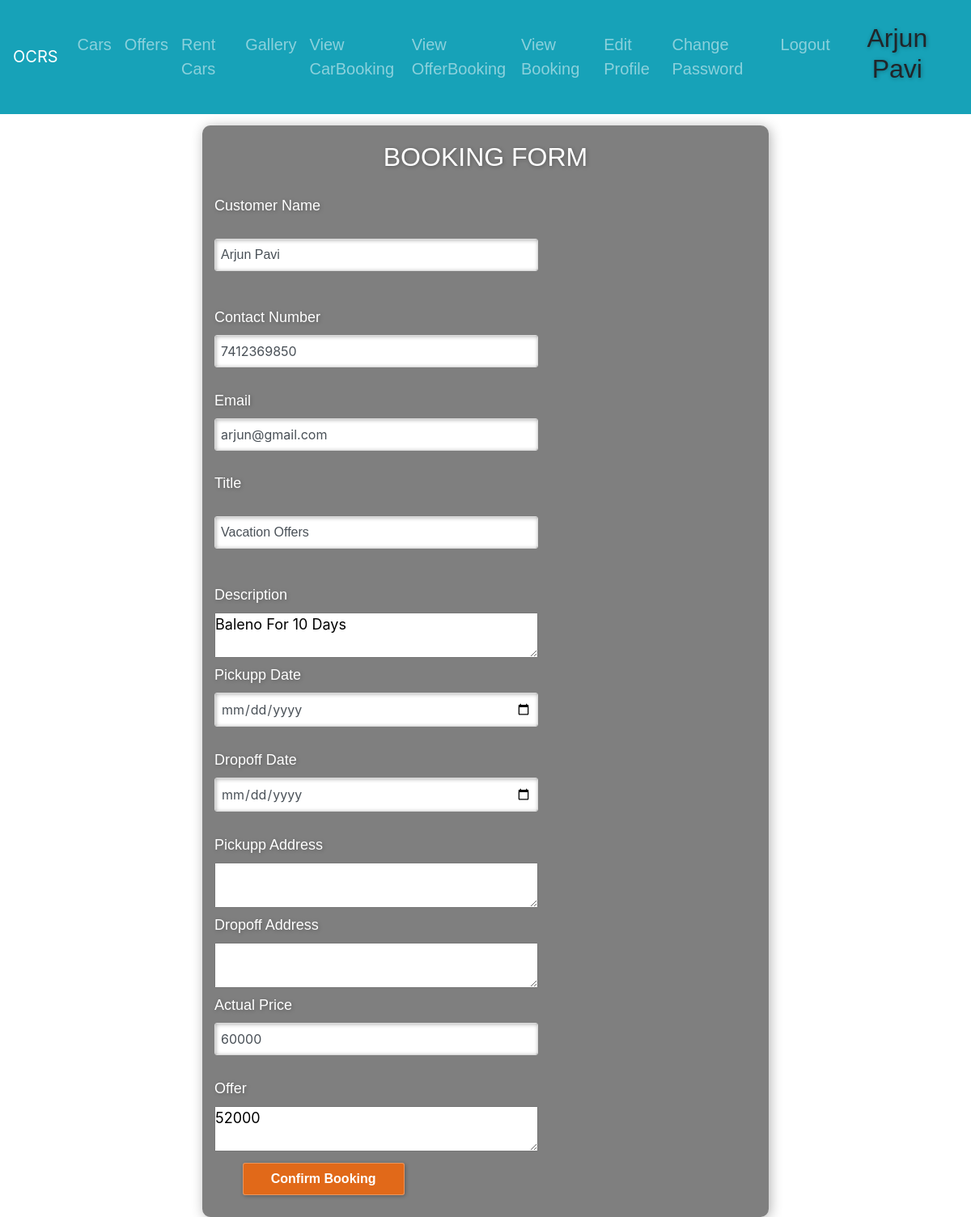
Screenshot of /offer_booking/7/ (signed in) with the database file from the repository.
### sample/models.py (models this page shows)
class User(AbstractUser):
    usertype = models.CharField(max_length=50,default=True)
    age = models.IntegerField(verbose_name="Age",default=0)
    address = models.CharField(max_length=100,default=True)
    ph = models.IntegerField(default=0)
    city = models.CharField(max_length=50,default=True)
    pincode = models.IntegerField(default=0)

class Offers(models.Model):
    title =models.CharField(max_length=200)
    description = models.TextField(max_length=100)
    image = models.FileField(upload_to='offers',max_length=300)
    actual_price = models.BigIntegerField()
    offer= models.BigIntegerField()

### sample/views.py (the view)
# urls.py: path('offer_booking/<int:id>/',offer_booking,name='offer_booking'),
def offer_booking(request,id):
    if request.method == 'POST':
        user = User.objects.get(pk=request.user.id)
        offer = Offers.objects.get(pk=id)
        book = OfferBooking()
        book.offers_id = offer.id
        book.user_id = user.id
        user.cname = request.POST.get('username')
        user.ph = request.POST.get('ph')
        user.email = request.POST.get('email')
        book.title = request.POST.get('title')
        book.description = request.POST.get('description')
        book.actual_price = request.POST.get('actual_price')
        book.offer = request.POST.get('offer')
        book.pickup_date = request.POST.get('pickup_date')
        book.dropoff_date = request.POST.get('dropoff_date')
        book.pickup_address = request.POST.get('pickup_address')
        book.dropoff_address = request.POST.get('dropoff_address')
        book.save()
        return redirect(user_fn)
    else:
        user = User.objects.get(pk=request.user.id)
        offer = Offers.objects.get(pk=id)
        return render(request,'offer_booking.html',{'data':user,'offers':offer})

### sample/templates/offer_booking.html (shortened to what this page needs)
{% extends 'userbase.html' %}
{% block content %}
{% load static %}
<!DOCTYPE html>
<html lang="en">
<head>
    <link rel="stylesheet" href="https://maxcdn.bootstrapcdn.com/bootstrap/4.0.0/css/bootstrap.min.css">
</head>
<body>
    <div class="main">
        <div class="booking">
            <h2>BOOKING FORM</h2>
            <form method="POST">
                <div class="col-sm-6">
                    <label class="col-md-6.5 control-label">Customer Name<label><br>
                    <input type="text" name="cname" id="name" value="{{data.username}}" class="form-control"><br>
                </div>
                <div class="col-sm-6">
                    <label class="col-md-6.5 control-label">Contact Number</label>
                    <input type="number" name="ph" id="name" value="{{data.ph}}" class="form-control"><br>
                </div>
                <div class="col-sm-5">
                    <label class="col-md-4.5 control-label">Email</label>
                    <input type="email" name="email" id="name" value="{{data.email}}" class="form-control"><br>
                </div>
                <div class="col-sm-6">
                    <label class="col-md-6.5 control-label">Title<label><br>
                    <input type="text" name="title" id="name" value="{{offers.title}}" class="form-control"><br>
                </div>
                <div class="col-sm-6">
                    <label class="col-md-6.5 control-label">Description</label>
                    <textarea class="textarea"  id="textarea" name="description" class="form-control">{{offers.description}}</textarea><br>
                </div>
                <div class="col-sm-5">
                    <label class="col-md-4.5 control-label">Pickupp Date</label>
                    <input type="date" name="pickup_date" id="name"  class="form-control"><br>
                </div>
                <div class="col-sm-5">
                    <label class="col-md-4.5 control-label">Dropoff Date</label>
                    <input type="date" name="dropoff_date" id="name"  class="form-control"><br>
                </div>
                <div class="col-sm-6">
                    <label class="col-md-6.5 control-label">Pickupp Address</label>
                    <textarea class="textarea"  id="textarea" name="pickup_address" class="form-control"></textarea><br>
                </div>
                <div class="col-sm-6">
                    <label class="col-md-6.5 control-label">Dropoff Address</label>
                    <textarea class="textarea"  id="textarea" name="dropoff_address" class="form-control"></textarea><br>
                </div>
                <div class="col-sm-6">
                    <label class="col-md-6.5 control-label">Actual Price</label>
                    <input type="number" name="actual_price" id="name"  value="{{offers.actual_price}}" class="form-control"><br>
                </div>
                <div class="col-sm-6">
                    <label class="col-md-6.5 control-label">Offer</label>
                    <textarea class="textarea"  id="textarea" name="offer" class="form-control">{{offers.offer}}</textarea><br>
                </div>
                <div class="btn col-sm-4" style="margin-left: 33px;" >
                    <input type="submit" value="Confirm Booking" name="submit" id="submit">
                </div>
                </form>
        </div>
    </div>
</body>
</html>
{% endblock content %}

### sample/templates/userbase.html (shortened to what this page needs)
<!DOCTYPE html>
<html lang="en">
<head>
    {% load static %}
    <link rel="stylesheet" href="https://maxcdn.bootstrapcdn.com/bootstrap/4.0.0/css/bootstrap.min.css">
</head>
<body>
      <nav class="navbar navbar-expand-lg navbar-dark  bg-info">
         <a class="navbar-brand" href="#">OCRS</a>
        <div class="collapse navbar-collapse justify-content-end" id="navbarNav">
          <ul class="navbar-nav">
            <li class="nav-item">
              <a class="nav-link" href="{% url 'car' %}">Cars</a>
            </li>
            <li class="nav-item">
              <a class="nav-link" href="{% url 'offers' %}">Offers</a>
            </li>
            <li class="nav-item">
              <a class="nav-link" href="{% url 'useraddcar' %}">Rent Cars</a>
            </li>
            <li class="nav-item">
              <a class="nav-link" href="{% url 'user_image' %}">Gallery</a>
            </li>
            <li class="nav-item">
              <a class="nav-link" href="{% url 'user_viewcarbook' %}">View CarBooking</a>
            </li>
            <li class="nav-item">
              <a class="nav-link" href="{% url 'user_viewoffer' %}">View OfferBooking</a>
            </li>
            <li class="nav-item">
              <a class="nav-link" href="{% url 'user_view' %}">View Booking</a>
            </li>
            <li class="nav-item">
              <a class="nav-link" href="{% url 'editprofile' %}">Edit Profile</a>
            </li>
            <li class="nav-item">
              <a class="nav-link" href="{% url 'changeps' %}">Change Password</a>
            </li>
            <li class="nav-item">
              <a class="nav-link" href="{% url 'logout_user' %}">Logout</a>
            </li>
          </ul>
          <div class="Profile">
            {% if request.user.is_authenticated %}
            <h2>{{request.user}}</h2>
            {% endif%}
          </div>
        </div>
      </nav>
      {% block content %}
      {% endblock content %}
</body>
</html>

### sample/templates/userbase.html (style rules this page uses)
h2 { color:darkred; font-family: cursive; }
.collapse ul li a { font-size: 20px; font-family: Arial, Helvetica, sans-serif; }

### rows the page displays
User: user "Arjun Pavi", cname "Arjun Pavi", ph "7412369850", email "arjun@gmail.com"
Offers: title "Vacation Offers", description "Baleno For 10 Days", actual_price "60000", offer "52000"
